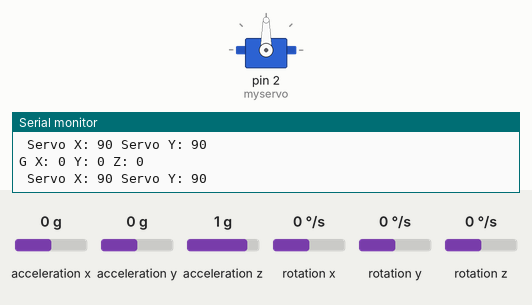
This sketch was run on a simulated Arduino Uno, built with avr-gcc and run on an emulated ATmega328P. Parts: servo, the last lines printed to the serial monitor. Inputs (shaded band) come from the test bench; at power-on: rotation y 0 °/s, acceleration x 0 g, acceleration y 0 g, acceleration z 1 g, rotation x 0 °/s, rotation z 0 °/s.

Above: at 3.2 s.
3.3 s: rotation y set to -192 °/s
At 4.4 s:
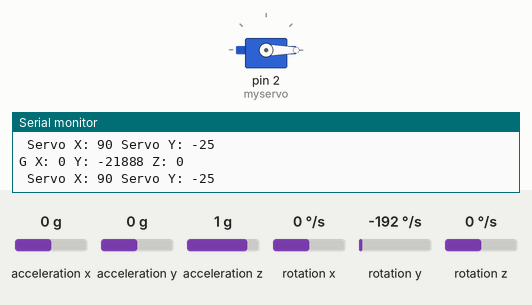
4.8 s: rotation y set to -100 °/s
At 5.7 s:
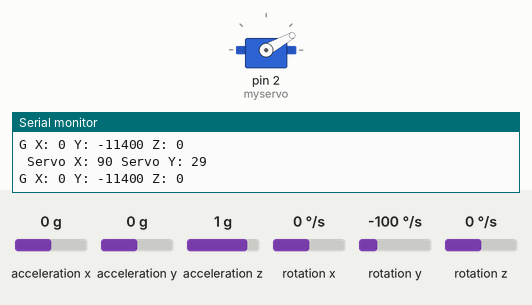
6.3 s: rotation y set to 100 °/s
At 6.9 s:
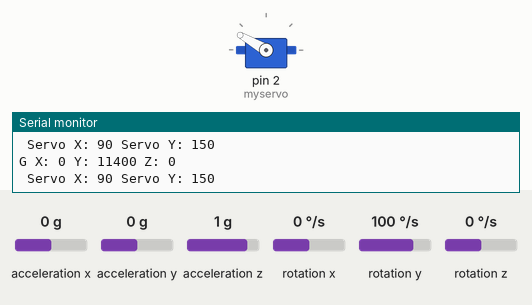
7.8 s: rotation y set to 192 °/s
At 8.3 s:
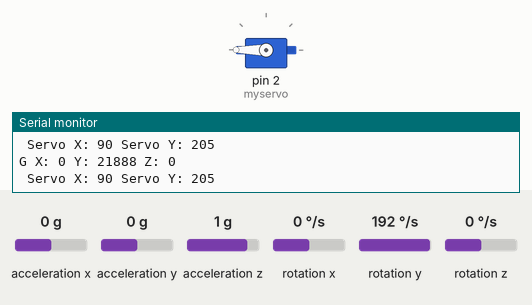
9.3 s: rotation y set to 0 °/s
At 10.8 s:
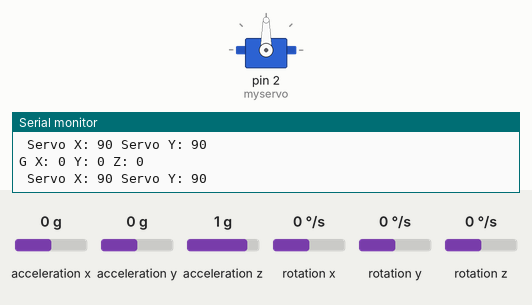
Timing chart, 0 to 11.8 s (numbered marks = the images above; inputs shaded):
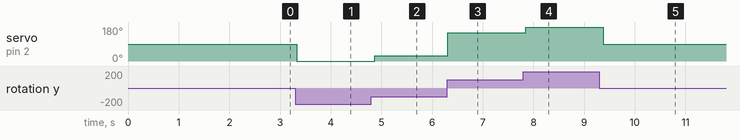

The sketch:

MainCode.ino
```cpp
/*
The sensor outputs provided by the library are the raw 16-bit values
obtained by concatenating the 8-bit high and low gyro data registers.
They can be converted to units of dps (degrees per second) using the
conversion factors specified in the datasheet for your particular
device and full scale setting (gain).

Example: An L3GD20H gives a gyro X axis reading of 345 with its
default full scale setting of +/- 245 dps. The So specification
in the L3GD20H datasheet (page 10) states a conversion factor of 8.75
mdps/LSB (least significant bit) at this FS setting, so the raw
reading of 345 corresponds to 345 * 8.75 = 3020 mdps = 3.02 dps.
*/

#include <Wire.h>
#include <L3G.h>
#include <Servo.h>

L3G gyro;

Servo myservo;

void setup() {
  Serial.begin(9600);
  Wire.begin();

  if (!gyro.init())
  {
    Serial.println("Failed to autodetect gyro type!");
    while (1);
  }

  gyro.enableDefault();
  myservo.attach(2);
  //servo mid
  myservo.write(90);
  delay(2000);
}

void loop() {
  gyro.read();

  Serial.print("G ");
  Serial.print("X: ");

    int ax = gyro.g.x;
    int ay = gyro.g.y;
  Serial.print(ax);
  Serial.print(" Y: ");
  Serial.print(ay);
  Serial.print(" Z: ");
  Serial.println((int)gyro.g.z);

  int servoX = map (ax, -17000, 17000, 0, 180) ;
int servoY = map (ay, -17000, 17000, 0, 180) ;
    Serial.print(" Servo X: ");
    Serial.print(servoX);
    myservo.write(servoX);
    Serial.print(" Servo Y: ");
    Serial.println(servoY);
    myservo.write(servoY);

  delay(100);
}
```

robotGuneJoystick.ino
```cpp

```

Measured:
- after the input at 3.3 s, servo on pin 2 (myservo): 90° → 0° at once
- after the input at 4.8 s, servo on pin 2 (myservo): 0° → 29° after 0.07 s
- after the input at 6.3 s, servo on pin 2 (myservo): 29° → 150° at once
- after the input at 7.8 s, servo on pin 2 (myservo): 150° → 180° at once
- after the input at 9.3 s, servo on pin 2 (myservo): 180° → 90° after 0.08 s
